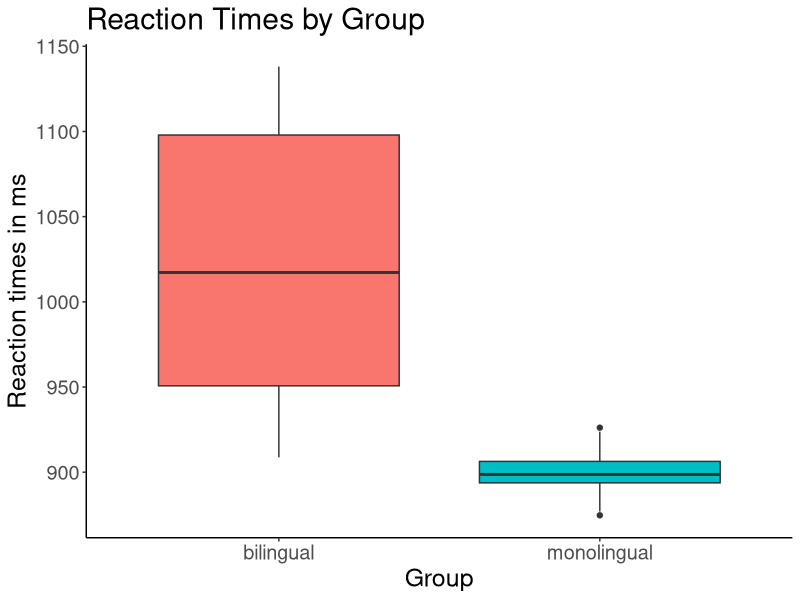
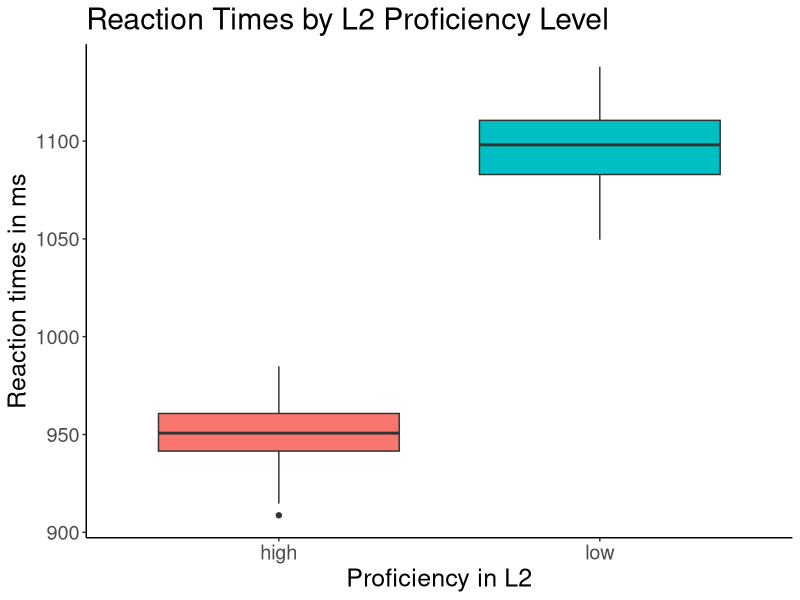
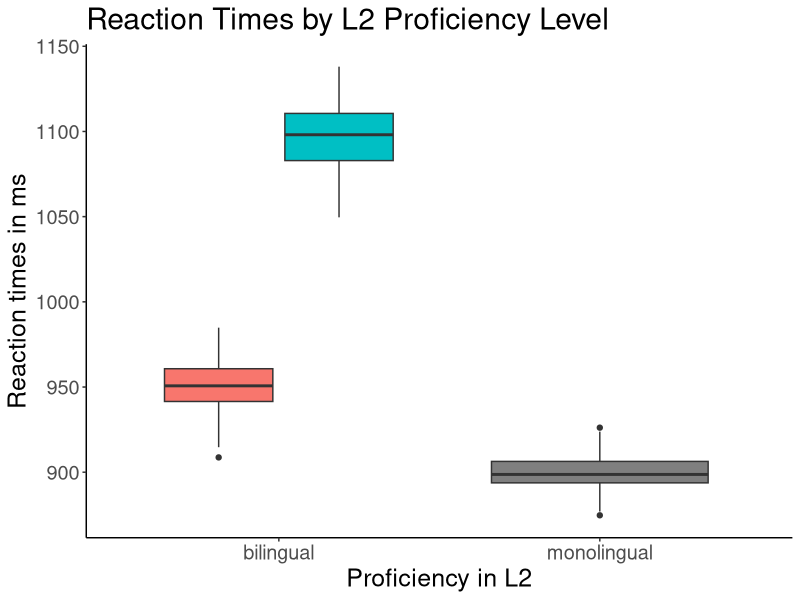

The R source for these figures, in order:
## LOAD PACKAGES ####
library(dplyr)
library(ggplot2)


## READ IN DATA AND ORGANIZE ####
# Read in data
data = read.table("data/rcourse_lesson1_data.txt", header=T, sep="\t")

# Look at dimension of data
dim(data)
# Look at first few rows of data
head(data)
# Look at final few rows of data
tail(data)
# Look at number of data points in each group
xtabs(~group, data)

# Subset out bilinguals
data_bl = data %>%
  # Filter to only include bilinguals
  filter(group == "bilingual")

# Look at make-up of data (dimension, first and final few rows)
dim(data_bl)
head(data_bl)
tail(data_bl)

# Look at number of data ponits by 1) group and 2) type for just bilinguals
xtabs(~group, data_bl)
xtabs(~type, data_bl)


## MAKE FIGURES ####
# By group
data.plot = ggplot(data, aes(x = group, y = rt)) +
  # Make the figure a boxplot, fill says to what the color should correspond to,
  # here it is the same as the x variable
  geom_boxplot(aes(fill = group)) +
  # Add a title
  ggtitle("Reaction Times by Group") +
  # Customize the x-axis label
  xlab("Group") +
  # Customize the y-axis label
  ylab("Reaction times in ms") +
  # These are extras to make the figure (in my opinion) prettier,
  # look up each command to learn more
  theme_bw() + 
  theme(text=element_text(size=18), title=element_text(size=18),
        panel.border = element_blank(),
        panel.grid.major = element_blank(), panel.grid.minor = element_blank(),
        axis.line = element_line(colour = "black"),
        legend.position="none", legend.key=element_blank(),
        strip.background = element_rect(color="white", fill="white"))

# Write figure to a pdf in the 'figures' folder
pdf("figures/data.pdf")
# Call plot
data.plot
# Close pdf call
dev.off()

# Within bilinguals by proficiency
data_bl.plot = ggplot(data_bl, aes(x = type, y = rt)) +
  # Make the figure a boxplot, fill says to what the color should correspond to,
  # here it is NOT the same as the x variable, this is how you get grouped boxplots
  geom_boxplot(aes(fill = type)) +
  # Add a title
  ggtitle("Reaction Times by L2 Proficiency Level") +
  # Customize the x-axis label
  xlab("Proficiency in L2") +
  # Customize the y-axis label
  ylab("Reaction times in ms") +
  # These are extras to make the figure (in my opinion) prettier,
  # look up each command to learn more
  theme_bw() + 
  theme(text=element_text(size=18), title=element_text(size=18),
        panel.border = element_blank(),
        panel.grid.major = element_blank(), panel.grid.minor = element_blank(),
        axis.line = element_line(colour = "black"),
        legend.position="none", legend.key=element_blank(),
        strip.background = element_rect(color="white", fill="white"))

# Write figure to a pdf in the 'figures' folder
pdf("figures/data_bl.pdf")
# Call plot
data_bl.plot
# Close pdf call
dev.off()

# Within bilinguals by proficiency with monolinguals in plot
data_blwml.plot = ggplot(data, aes(x = group, y = rt)) +
  # Make the figure a boxplot, fill says to what the color should correspond to,
  # here it is NOT the same as the x variable, this is how you get grouped boxplots
  geom_boxplot(aes(fill = type)) +
  # Add a title
  ggtitle("Reaction Times by L2 Proficiency Level") +
  # Customize the x-axis label
  xlab("Proficiency in L2") +
  # Customize the y-axis label
  ylab("Reaction times in ms") +
  # These are extras to make the figure (in my opinion) prettier,
  # look up each command to learn more
  theme_bw() + 
  theme(text=element_text(size=18), title=element_text(size=18),
        panel.border = element_blank(),
        panel.grid.major = element_blank(), panel.grid.minor = element_blank(),
        axis.line = element_line(colour = "black"),
        legend.position="none", legend.key=element_blank(),
        strip.background = element_rect(color="white", fill="white"))

# Write figure to a pdf in the 'figures' folder
pdf("figures/data_blwml.pdf")
# Call plot
data_blwml.plot
# Close pdf call
dev.off()


## RUN DESCRIPTIVE STATISTICS ####
# Summarise data
data_sum = data %>%
  # Say what you want to summarise by, here it's group
  group_by(group) %>%
  # Get mean, standard deviation, maximum, and minimum reaction times for each group
  summarise(rt_mean = mean(rt),
            rt_sd = sd(rt),
            rt_max = max(rt),
            rt_min = min(rt)) %>%
  # Ungroup the data so future analyses can be done on the data frame as a whole,
  # not by group
  ungroup()

data_sum

# Summarise data for bilinguals
data_bl_sum = data_bl %>%
  # Say what you want to summarise by, here it's type
  group_by(type) %>%
  # Get mean, standard deviation, maximum, and minimum reaction times for each type
  summarise(rt_mean = mean(rt),
            rt_sd = sd(rt),
            rt_max = max(rt),
            rt_min = min(rt)) %>%
  # Ungroup the data so future analyses can be done on the data frame as a whole,
  # not by type
  ungroup()

data_bl_sum
